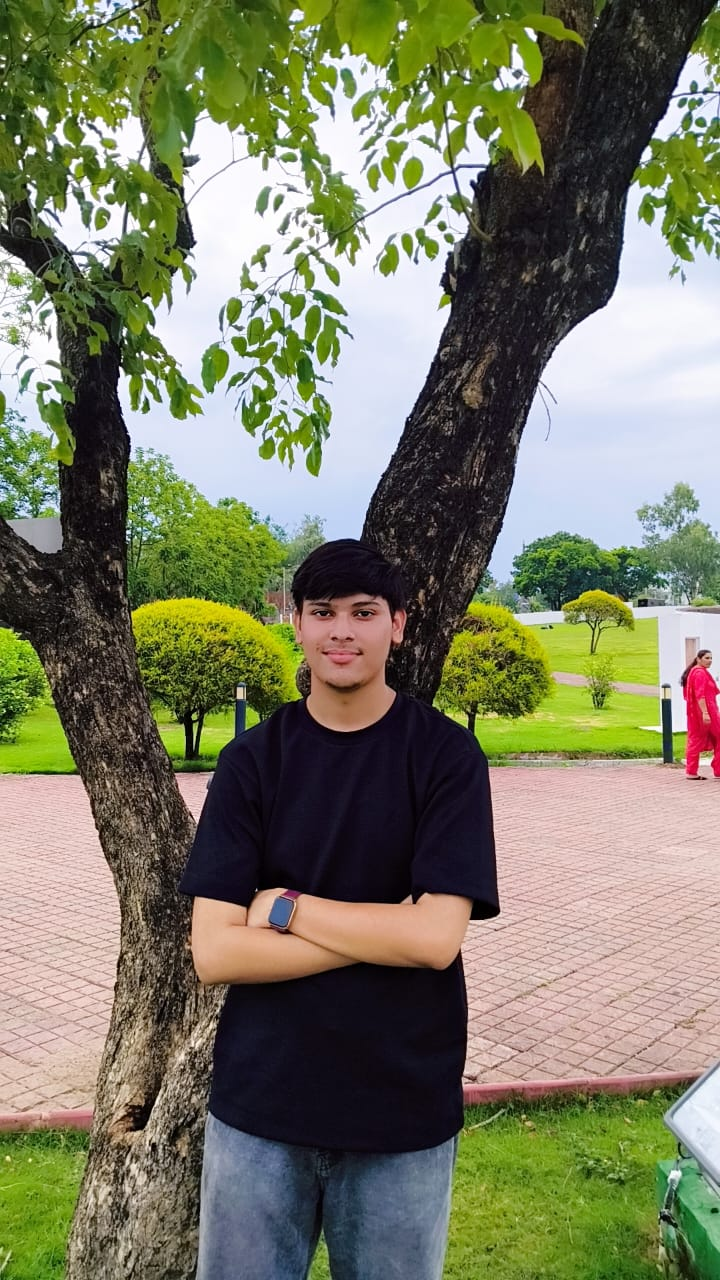
#> input picture abhi.jpeg, 720 x 1280 px
$ python cv.py
#> lines starting #> are read from the running program, lines starting #| are printed output that depends on the picture
import cv2
img=cv2.imread("abhi.jpeg")
#> img is the input picture: shape (1280, 720, 3); mean B, G, R 101.1, 125.4, 124
grey=cv2.cvtColor(img,cv2.COLOR_BGR2GRAY)
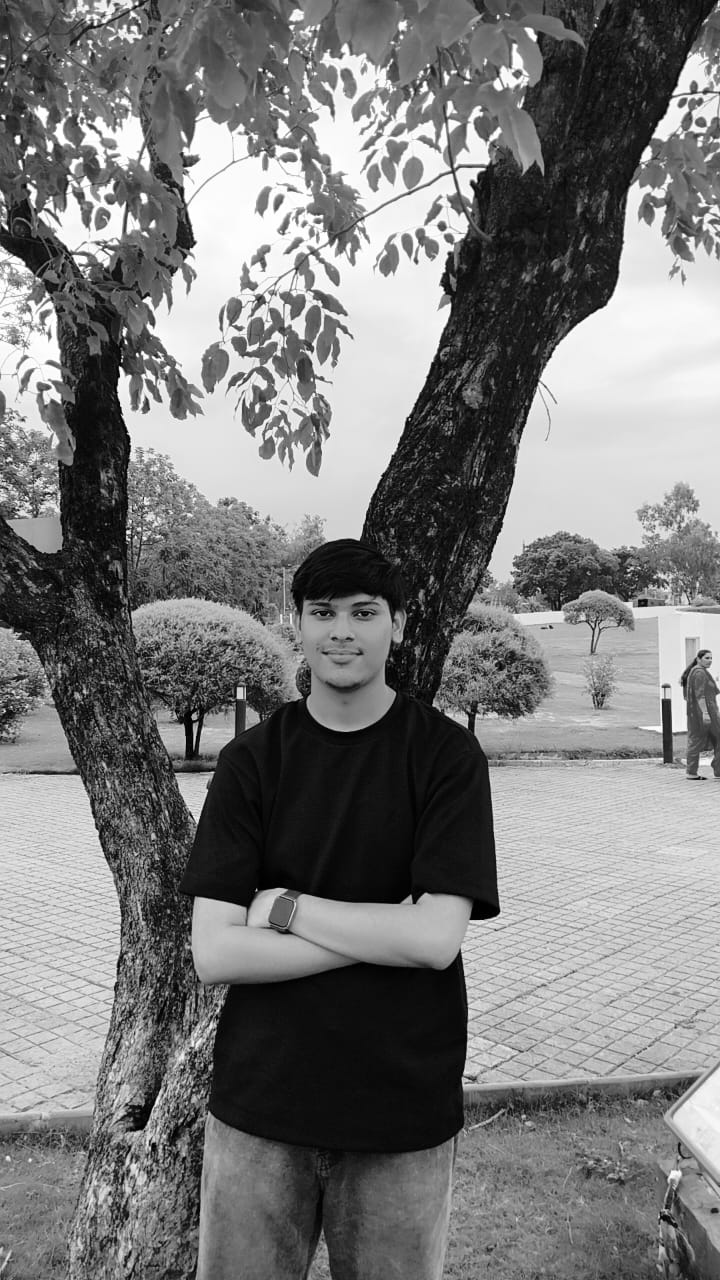
#> grey: shape (1280, 720); min 0, max 255, mean 122.2
edges=cv2.Canny(grey,100,200)
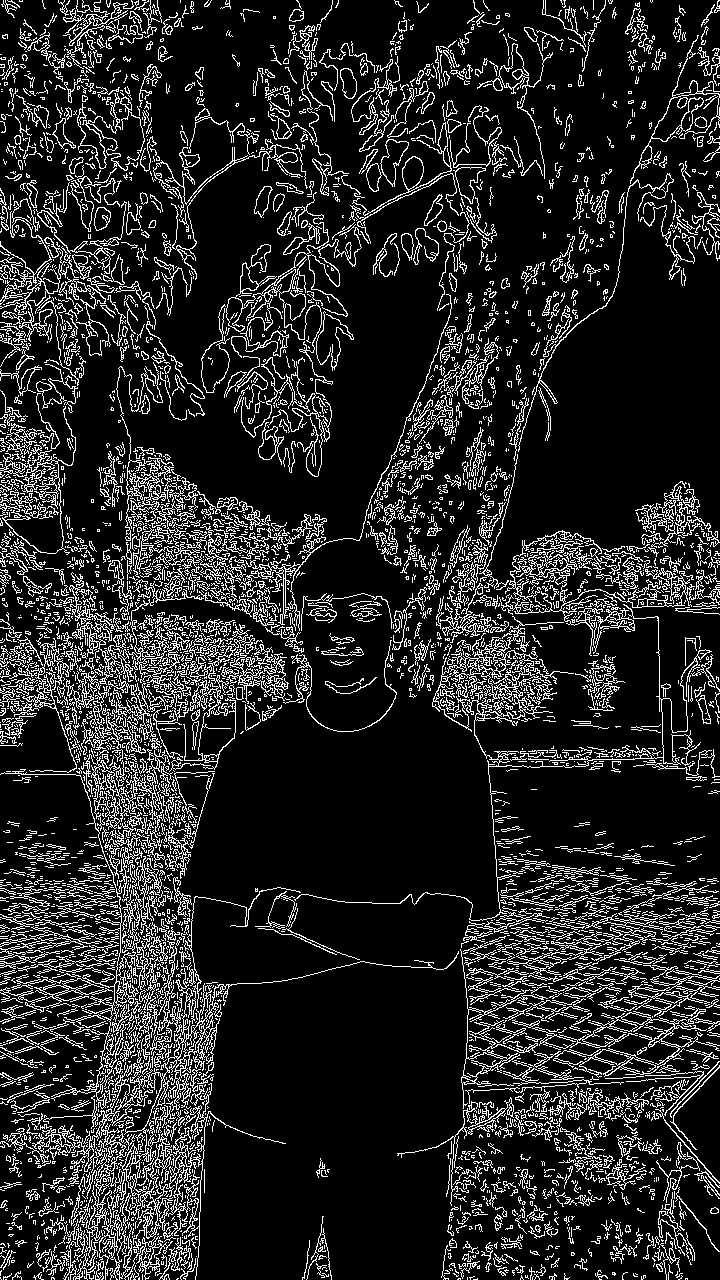
#> edges: shape (1280, 720); 14.7% white in thin lines or dots
cv2.imshow("Original",img)
cv2.imshow("Gray",grey)
cv2.imshow("Edges",edges)
cv2.waitKey(0)
cv2.destroyAllWindows()
